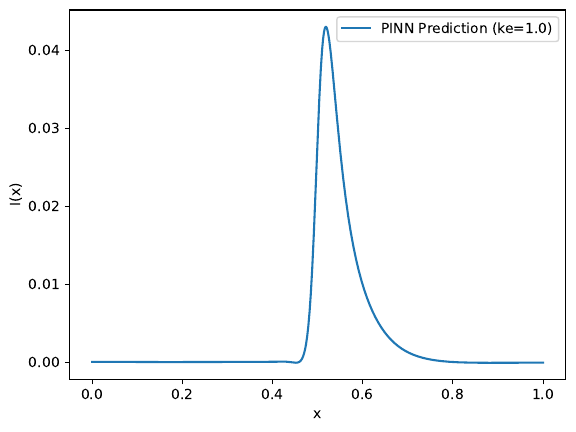

Python code for this plot:
import torch
import torch.nn as nn
import torch.optim as optim
import numpy as np
import matplotlib.pyplot as plt

# Define the Physics-Informed Neural Network
class PINN(nn.Module):
    def __init__(self):
        super(PINN, self).__init__()
        self.net = nn.Sequential(
            nn.Linear(2, 20), nn.Tanh(),
            nn.Linear(20, 20), nn.Tanh(),
            nn.Linear(20, 20), nn.Tanh(),
            nn.Linear(20, 1), nn.Tanh()
        )

    def forward(self, x, ke):
        inputs = torch.cat((x, ke), dim=1)
        return self.net(inputs)

def loss_function(model, x, ke, mu, source):
    x.requires_grad = True
    ke.requires_grad = False  # We treat ke as a parameter, not a learnable variable
    
    I_pred = model(x, ke)
    
    # Compute dI/dx using autograd
    dI_dx = torch.autograd.grad(I_pred, x, grad_outputs=torch.ones_like(I_pred),
                                create_graph=True)[0]
    
    # Residual loss (enforcing the ODE)
    residual = mu * dI_dx + ke * I_pred - source
    loss_residual = torch.mean(residual**2)
    
    # Extract boundary values from I_pred
    I_left = I_pred[0]   # I(0, ke)
    # I_right = I_pred[-1] # I(1, ke)
    
    # Boundary condition loss
    BC_left = torch.mean((I_left - (1/ke) * torch.exp(-c**2 / alpha**2))**2)
    # BC_right = torch.mean((I_right - (1/ke) * torch.exp(-((1-c)**2) / alpha**2))**2)

    return loss_residual + BC_left

# Training the PINN
device = torch.device("cuda" if torch.cuda.is_available() else "cpu")

# Parameters
Nx = 4000
x_train = torch.linspace(0, 1, Nx).view(-1, 1).to(device)

ke_values = torch.linspace(10.0, 10.0, 1).view(-1, 1).to(device)  # Training on a range of ke values
mu = torch.tensor(0.5).to(device)  # Fixed mu
c = torch.tensor(0.5).to(device)  # Convert to tensor
alpha = torch.tensor(0.02).to(device)  # Convert to tensor

# Define the source term
source_train = torch.exp(-((x_train - c) ** 2) / alpha**2).to(device)

# Initialize model
model = PINN().to(device)
optimizer = optim.Adam(model.parameters(), lr=0.01)

# Training loop
epochs = 10000
for epoch in range(epochs):
    optimizer.zero_grad()
    
    # Sample a random ke for each training step
    ke_train = ke_values[torch.randint(0, len(ke_values), (1,))].expand(Nx, 1).to(device)  # Fixed ke for this batch
    
    loss = loss_function(model, x_train, ke_train, mu, source_train)
    loss.backward()
    optimizer.step()
    
    if epoch % 500 == 0:
        print(f"Epoch {epoch}, Loss: {loss.item()}")

# Plot results for a fixed ke
ke_fixed = torch.tensor([[10.0]]).to(device)  # Example for ke = 1.0

with torch.no_grad():
    I_pred = model(x_train, ke_fixed.expand(Nx, 1)).cpu().numpy()  # Keep ke constant for all x

# Save solution to CSV file
solution_data = np.column_stack((x_train.detach().cpu().numpy(), I_pred))
np.savetxt('pinn_solution_ke_10.0.csv', solution_data, delimiter=',', header='x,intensity', comments='')

# Plot results
plt.plot(x_train.detach().cpu().numpy(), I_pred, label="PINN Prediction (ke=1.0)")
plt.xlabel("x")
plt.ylabel("I(x)")
plt.legend()
plt.savefig("1d_infWall_pinn.pdf", dpi=300, bbox_inches='tight')
plt.show()
